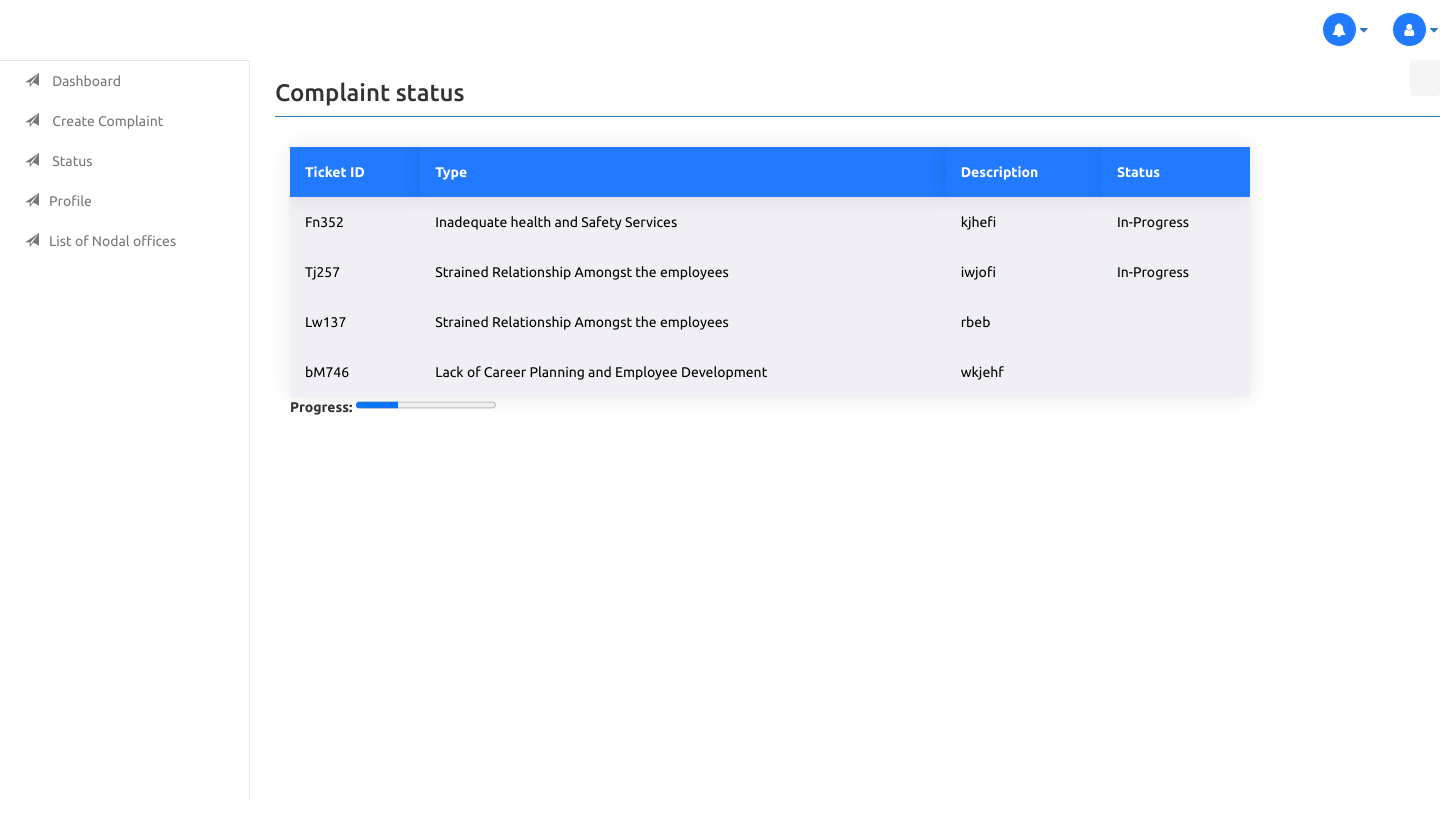
/usercompstatus/ (signed in), run on the app's committed database.
### base/models.py (models this page shows, shortened)
class Complaint(models.Model):
    ticketid = models.CharField(primary_key=True,max_length=20)
    complainant = models.ForeignKey(User, on_delete = models.SET_NULL,null=True)
    type = models.CharField(max_length=50)
    subject = models.CharField(max_length=100)
    desc = models.CharField(max_length=1000)
    docLink = models.CharField(max_length=1000)
    handler = models.CharField(max_length=30)
    status = models.CharField(max_length=50, blank=True)
    created = models.DateTimeField(auto_now_add=True)

### base/views.py (the view)
# urls.py: path('usercompstatus/',views.usercompstatus,name="usercompstatus"),
def usercompstatus(request):
    bar=ProgressBar.objects.all()
    comp=Complaint.objects.all()
    return render(request, 'base/usercompstatus.html',{'comp':comp,'bar':bar})

### base/templates/base/usercompstatus.html (shortened to what this page needs)
<!DOCTYPE html>
<html lang="en">
{% load static %}
<head>
  <link rel='stylesheet' href='https://maxcdn.bootstrapcdn.com/bootstrap/3.3.7/css/bootstrap.min.css'>
  <link rel='stylesheet' href='https://maxcdn.bootstrapcdn.com/font-awesome/4.7.0/css/font-awesome.min.css'>
  <link rel='stylesheet' href='https://morrisjs.github.io/morris.js/css/morris.css'>
  <link rel="stylesheet" href="{% static 'styles/userdash.css' %}">
</head>
<body>
  <body>
    <div class="">
      <header class="navbar-fixed-top">
        <div class="row">
          <div class="container-fluid" style="background-color: white;">
            <div class="pull-left">
              <div class="pull-left logo text-center">
              </div>
            </div>
            <div class="pull-right">
              <div class="marr20">
                <ul class="nav navbar-top-links navbar-right">
                  <li class="dropdown bell">
                    <a aria-expanded="false" class="dropdown-toggle" data-toggle="dropdown" href="#"><i
                        class="fa fa-bell fa-fw"></i> <i class="fa fa-caret-down"></i></a>
                  </li>
                  <li class="dropdown user">
                    <a aria-expanded="false" class="dropdown-toggle" data-toggle="dropdown" href="#"><i
                        class="fa fa-user fa-fw"></i> <i class="fa fa-caret-down"></i></a>
                  </li>
                </ul>
              </div>
            </div>
          </div>
        </div>
      </header>
      <div class="wrap">
        <div class="side-menu" style="background-color: white;">
          <nav class="navbar navbar-default" role="navigation">
            <div class="side-menu-container">
              <ul class="nav navbar-nav" style="background-color:white">
                <li>
                  <a href="#"><span class="glyphicon glyphicon-send"></span> Dashboard </a>
                </li>
                <li>
                  <a href="{% url 'usercomp' %}"><span class="glyphicon glyphicon-send"></span> Create Complaint</a>
                </li>
                <li>
                  <a href="{% url 'usercompstatus' %}"><span class="glyphicon glyphicon-send"></span> Status</a>
                </li>
                <li>
                  <a href="{% url 'userprofile' %}"><span class="glyphicon glyphicon-send"></span>Profile</a>
                </li>
                <li>
                  <a href="{% url 'table' %}"><span class="glyphicon glyphicon-send"></span>List of Nodal offices</a>
                </li>
            </div>
        </div>
      </div>
      <div class="container-fluid">
        <div class="side-body">
          <div class="page-title-box">
            <h3 class="page-title pull-left">Complaint status</h3>
            <ol class="breadcrumb pull-right">
            </ol>
            <div class="clearfix"></div>
          </div>
          <div class="container">
            <table>
              <thead>
                <tr>
                    <th>Ticket ID</th>
                    <th>Type</th>
                    <th>Description</th>
                    <th>Status</th>
                </tr>
              </thead>
              <tbody>
                {% for data in comp %}
                {% if data.complainant == request.user %}
                <tr>
                  <td>{{data.ticketid}}</td>
                  <td>{{data.type}}</td>
                  <td>{{data.desc}}</td>
                  <td>{{data.status}}</td>
                </tr>
                {% endif %}
                {% endfor %}
              </tbody>
            </table>
            <label for="file"><a href=""></a>Progress:</label>
            <progress id="file" value="30" max="100"> </progress>
          </div>
          <div class="row">
            <div class="col-lg-10 col-sm-10">
              <div class="row">
                <div class="panel-heading">
                  <div class="row">
                    <div class="col-xs-9">
                    </div>
                  </div>
                </div>
              </div>
            </div>
          </div>
  </body>
</body>
</html>

### static/styles/userdash.css (style rules this page uses)
html { height:100%; }
body { font-family: 'Ubuntu', sans-serif; min-height: 100%; overflow-x:hidden ; }
.wrap { margin-top: 60px; }
.side-menu { position: fixed; width: 250px; height: 100%; background-color: #ffffff; border-right: 1px solid #e7e7e7; transition: all 0.5s ease-in-out; height: calc(100vh - 60px); overflow-y: auto; overflow-x: hidden; }
.side-menu .navbar { border: none; }
.side-menu .navbar-nav li { display: block; width: 100%; }
.side-menu .navbar-nav li a { padding: 10px 25px; }
.side-menu .navbar-nav li a .glyphicon { padding-right: 10px; }
.side-body { margin-left: 260px; margin-bottom: 60px; transition: all 0.5s ease-in-out; }
.navbar-nav { margin:0; }
.nav>li { float:left; }
.nav>li>a { padding: 12px; }
.navbar-right .fa-fw { border: 1px solid; width: 35px; border-radius: 50%; height: 35px; line-height: 35px; color: #fff; }
.bell .fa-fw { background-color: #217AFF; }
.user .fa-fw { background-color: #217AFF; }
.panel-heading { color:#fff; }
header { height: 60px; background-color: #f8f8f8; padding: 0; border-bottom: 1px solid #e7e7e7; }
.logo { background-color: white; width:250px; height:60px; line-height: 60px; transition: all 0.5s ease-in; }
.page-title-box { border-bottom: 1px solid #337ab7; margin-bottom: 30px; }
table th { white-space: nowrap; }
.marr20 { margin-right: 20px; }
.container { position: absolute; }
table { width: 960px; border-collapse: collapse; overflow: hidden; box-shadow: 0 0 20px rgba(0, 0, 0, 0.1); }
th, td { padding: 15px; box-shadow: 0 0 20px rgba(0, 0, 0, 0.1); color: #000000; }
th { text-align: left; }
thead th { color:white; background-color:#217AFF; }
tbody td { position: relative; }
tbody td:before { content: ""; position: absolute; left: 0; right: 0; top: -9999px; bottom: -9999px; background-color: #f1eff5; z-index: -1; }
::placeholder { font-family:"Poppins", sans-serif; }

### data on the page
Complaint: ticketid "Fn352", type "Inadequate health and Safety Services", desc "kjhefi", status "In-Progress"
Complaint: ticketid "Tj257", type "Strained Relationship Amongst the employees", desc "iwjofi", status "In-Progress"
Complaint: ticketid "Lw137", type "Strained Relationship Amongst the employees", desc "rbeb"
Complaint: ticketid "bM746", type "Lack of Career Planning and Employee Development", desc "wkjehf"
